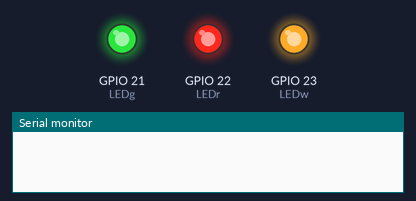
This sketch was run on a simulated ESP32. Parts: output pins drawn as LEDs (lit = HIGH), the last lines printed to the serial monitor.

Above: at 0.05 s.
At 0.35 s:
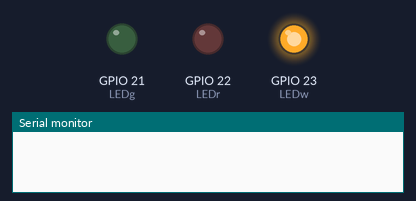
At 0.95 s:
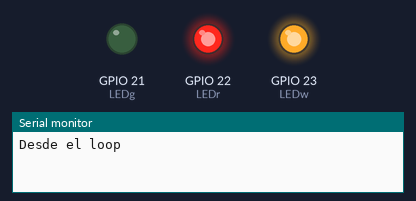
At 1.45 s:
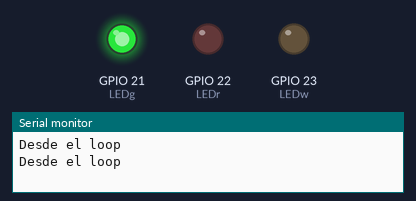
At 2.15 s:
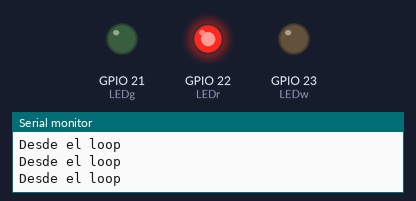
At 2.85 s:
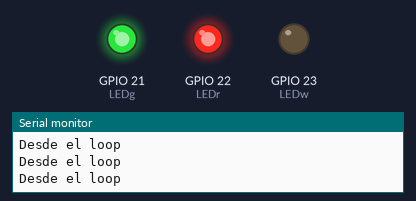
Timing chart, 0 to 3.1 s (numbered marks = the images above):
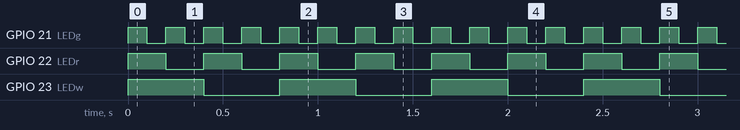

The sketch:

Tareas_multiplexadas_por_Kernel.ino
```cpp
/*
  * Facuno N Koloswki, octubre 2023 *
  Se trata de una prueba de código donde se pretende realizar 3 tareas, a demás del loop principal,
  que se ejecutarán en simultáneo, el Kernel del ESP32 se encarga de gestionar la forma de conseguir hacer todas
  esas tareas multiplexando el hilo de proceso entre ellos. En otras palabras, es un "multi-core" gestionado por el Kernel (FreeRTOS).
  ref.: https://www.youtube.com/watch?v=Vus7HE3wc6A&list=PL-Hb9zZP9qC48GcXj_BsDipCPAzwcps6e&index=4&ab_channel=EasyLearning
*/
#define LEDw 23
#define LEDr 22
#define LEDg 21
#define delayw 400
#define delayr 200
#define delayg 100
#define delayloop 500
#define memoria 2048 // bits de RAM para cada tarea
//********************************
//****Definición de las tareas****
TaskHandle_t blanco;//identificador de tarea
TaskHandle_t rojo;//identificador de tarea
TaskHandle_t verde;//identificador de tarea
void crearTareas(void);
void TaskW(void* pvParameters);//tarea
void TaskR(void* pvParameters);//tarea
void TaskG(void* pvParameters);//tarea
//********************************
//******Definición del setup******
void setup() {
  Serial.begin(9600);
  pinMode(LEDw,OUTPUT);//configura el pin LEDw como salida
  digitalWrite(LEDw,LOW);//inicializa el pin en LOW
  pinMode(LEDr,OUTPUT);//configura el pin LEDr como salida
  digitalWrite(LEDw,LOW);//inicializa el pin en LOW
  pinMode(LEDg,OUTPUT);//configura el pin LEDg como salida
  digitalWrite(LEDw,LOW);//inicializa el pin en LOW

  //*******************************
  //**Configuración de las tareas**
  crearTareas();
}
//********************************
//******Definición del main*******
void loop() {
  delay(delayloop);
  Serial.println("Desde el loop");
}
//********************************
//******Definición de Tasks*******
void TaskW(void* pvParameters){

  while(1){
    digitalWrite(LEDw,HIGH);//setea el pin LEDw
    delay(delayw);//espera "delayw" segundos
    digitalWrite(LEDw,LOW);//resetea el  pin LEDw
    delay(delayw);//espera "delayw" segundos
  }
}
void TaskR(void* pvParameters){

  while(1){
    digitalWrite(LEDr,HIGH);//setea el pin LEDr
    delay(delayr);//espera "delayr" segundos
    digitalWrite(LEDr,LOW);//resetea el pin LEDr
    delay(delayr);//espera "delayr" segundos
  }
}
void TaskG(void* pvParameters){

  while(1){
    digitalWrite(LEDg,HIGH);//setea el pin LEDg
    delay(delayg);//espera "delayg" segundos
    digitalWrite(LEDg,LOW);//resetea el pin LEDg
    delay(delayg);//espera "delayg" segundos
  }
}

void crearTareas(void){

  xTaskCreate(TaskW,        /*función de la tarea*/
              "ledblanco",  /*nombre de la tareas*/
              memoria,      /*cantidad de memoria para la tarea*/
              NULL,         /*parámetros de la tarea*/
              1,            /*prioridad de la tarea*/
              &blanco);     /*identidicador de la tarea*/

  xTaskCreate(TaskR,      /*función de la tarea*/
              "ledrojo",  /*nombre de la tareas*/
              memoria,    /*cantidad de memoria para la tarea*/
              NULL,       /*parámetros de la tarea*/
              1,          /*prioridad de la tarea*/
              &rojo);     /*identidicador de la tarea*/

  xTaskCreate(TaskG,      /*función de la tarea*/
              "ledverde", /*nombre de la tareas*/
              memoria,    /*cantidad de memoria para la tarea */
              NULL,       /*parámetros de la tarea*/
              1,          /*prioridad de la tarea*/
              &verde);    /*identidicador de la tarea*/

}
```

Measured:
- by itself, GPIO 21 (LEDg): alternates HIGH for 0.10 s and LOW for 0.10 s
- by itself, GPIO 22 (LEDr): alternates HIGH for 0.20 s and LOW for 0.20 s
- by itself, GPIO 23 (LEDw): alternates HIGH for 0.40 s and LOW for 0.40 s
